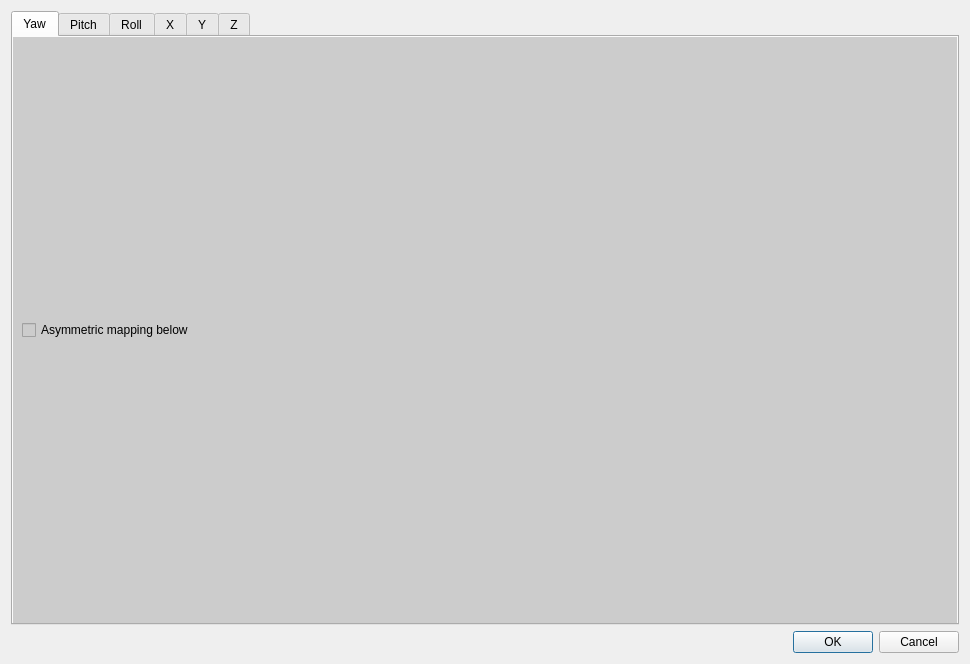
<?xml version="1.0" encoding="UTF-8"?>
<ui version="4.0">
 <class>UICCurveConfigurationDialog</class>
 <widget class="QWidget" name="UICCurveConfigurationDialog">
  <property name="geometry">
   <rect>
    <x>0</x>
    <y>0</y>
    <width>970</width>
    <height>664</height>
   </rect>
  </property>
  <property name="sizePolicy">
   <sizepolicy hsizetype="Fixed" vsizetype="Fixed">
    <horstretch>0</horstretch>
    <verstretch>0</verstretch>
   </sizepolicy>
  </property>
  <property name="minimumSize">
   <size>
    <width>970</width>
    <height>664</height>
   </size>
  </property>
  <property name="maximumSize">
   <size>
    <width>970</width>
    <height>664</height>
   </size>
  </property>
  <property name="windowTitle">
   <string>Mapping properties</string>
  </property>
  <property name="windowIcon">
   <iconset>
    <normaloff>images/facetracknoir.png</normaloff>images/facetracknoir.png</iconset>
  </property>
  <property name="layoutDirection">
   <enum>Qt::LeftToRight</enum>
  </property>
  <layout class="QVBoxLayout" name="verticalLayout">
   <item>
    <widget class="QTabWidget" name="tabWidget">
     <property name="styleSheet">
      <string notr="true"/>
     </property>
     <property name="tabPosition">
      <enum>QTabWidget::North</enum>
     </property>
     <property name="currentIndex">
      <number>0</number>
     </property>
     <widget class="QWidget" name="tabWidgetPage1">
      <property name="styleSheet">
       <string notr="true">background-color: #ccc;</string>
      </property>
      <attribute name="title">
       <string>Yaw</string>
      </attribute>
      <layout class="QVBoxLayout" name="verticalLayout_2">
       <item>
        <widget class="QFunctionConfigurator" name="rxconfig" native="true">
         <property name="colorBezier" stdset="0">
          <color>
           <red>255</red>
           <green>0</green>
           <blue>0</blue>
          </color>
         </property>
         <property name="colorBackground" stdset="0">
          <color>
           <red>240</red>
           <green>240</green>
           <blue>240</blue>
          </color>
         </property>
        </widget>
       </item>
       <item>
        <widget class="QCheckBox" name="rx_altp">
         <property name="text">
          <string>Asymmetric mapping below</string>
         </property>
        </widget>
       </item>
       <item>
        <widget class="QFunctionConfigurator" name="rxconfig_alt" native="true">
         <property name="colorBezier" stdset="0">
          <color>
           <red>255</red>
           <green>0</green>
           <blue>0</blue>
          </color>
         </property>
         <property name="colorBackground" stdset="0">
          <color>
           <red>255</red>
           <green>255</green>
           <blue>255</blue>
          </color>
         </property>
        </widget>
       </item>
      </layout>
     </widget>
     <widget class="QWidget" name="tabWidgetPage2">
      <property name="styleSheet">
       <string notr="true">background-color: #ccc;</string>
      </property>
      <attribute name="title">
       <string>Pitch</string>
      </attribute>
      <layout class="QVBoxLayout" name="verticalLayout_3">
       <item>
        <widget class="QFunctionConfigurator" name="ryconfig" native="true">
         <property name="colorBezier" stdset="0">
          <color>
           <red>0</red>
           <green>255</green>
           <blue>0</blue>
          </color>
         </property>
         <property name="colorBackground" stdset="0">
          <color>
           <red>240</red>
           <green>240</green>
           <blue>240</blue>
          </color>
         </property>
        </widget>
       </item>
       <item>
        <widget class="QCheckBox" name="ry_altp">
         <property name="text">
          <string>Asymmetric mapping below</string>
         </property>
        </widget>
       </item>
       <item>
        <widget class="QFunctionConfigurator" name="ryconfig_alt" native="true">
         <property name="colorBezier" stdset="0">
          <color>
           <red>0</red>
           <green>255</green>
           <blue>0</blue>
          </color>
         </property>
         <property name="colorBackground" stdset="0">
          <color>
           <red>240</red>
           <green>240</green>
           <blue>240</blue>
          </color>
         </property>
        </widget>
       </item>
      </layout>
     </widget>
     <widget class="QWidget" name="tabWidgetPage3">
      <property name="styleSheet">
       <string notr="true">background-color: #ccc;</string>
      </property>
      <attribute name="title">
       <string>Roll</string>
      </attribute>
      <layout class="QVBoxLayout" name="verticalLayout_4">
       <item>
        <widget class="QFunctionConfigurator" name="rzconfig" native="true">
         <property name="colorBezier" stdset="0">
          <color>
           <red>0</red>
           <green>0</green>
           <blue>255</blue>
          </color>
         </property>
         <property name="colorBackground" stdset="0">
          <color>
           <red>240</red>
           <green>240</green>
           <blue>240</blue>
          </color>
         </property>
        </widget>
       </item>
       <item>
        <widget class="QCheckBox" name="rz_altp">
         <property name="text">
          <string>Asymmetric mapping below</string>
         </property>
        </widget>
       </item>
       <item>
        <widget class="QFunctionConfigurator" name="rzconfig_alt" native="true">
         <property name="colorBezier" stdset="0">
          <color>
           <red>0</red>
           <green>0</green>
           <blue>255</blue>
          </color>
         </property>
         <property name="colorBackground" stdset="0">
          <color>
           <red>240</red>
           <green>240</green>
           <blue>240</blue>
          </color>
         </property>
        </widget>
       </item>
      </layout>
     </widget>
     <widget class="QWidget" name="tabWidgetPage4">
      <property name="styleSheet">
       <string notr="true">background-color: #ccc;</string>
      </property>
      <attribute name="title">
       <string>X</string>
      </attribute>
      <layout class="QVBoxLayout" name="verticalLayout_5">
       <item>
        <widget class="QFunctionConfigurator" name="txconfig" native="true">
         <property name="colorBezier" stdset="0">
          <color>
           <red>255</red>
           <green>0</green>
           <blue>255</blue>
          </color>
         </property>
         <property name="colorBackground" stdset="0">
          <color>
           <red>240</red>
           <green>240</green>
           <blue>240</blue>
          </color>
         </property>
        </widget>
       </item>
       <item>
        <widget class="QCheckBox" name="tx_altp">
         <property name="text">
          <string>Asymmetric mapping below</string>
         </property>
        </widget>
       </item>
       <item>
        <widget class="QFunctionConfigurator" name="txconfig_alt" native="true">
         <property name="colorBezier" stdset="0">
          <color>
           <red>255</red>
           <green>0</green>
           <blue>255</blue>
          </color>
         </property>
         <property name="colorBackground" stdset="0">
          <color>
           <red>240</red>
           <green>240</green>
           <blue>240</blue>
          </color>
         </property>
        </widget>
       </item>
      </layout>
     </widget>
     <widget class="QWidget" name="tabWidgetPage5">
      <property name="styleSheet">
       <string notr="true">background-color: #ccc;</string>
      </property>
      <attribute name="title">
       <string>Y</string>
      </attribute>
      <layout class="QVBoxLayout" name="verticalLayout_6">
       <item>
        <widget class="QFunctionConfigurator" name="tyconfig" native="true">
         <property name="colorBezier" stdset="0">
          <color>
           <red>255</red>
           <green>255</green>
           <blue>0</blue>
          </color>
         </property>
         <property name="colorBackground" stdset="0">
          <color>
           <red>240</red>
           <green>240</green>
           <blue>240</blue>
          </color>
         </property>
        </widget>
       </item>
       <item>
        <widget class="QCheckBox" name="ty_altp">
         <property name="text">
          <string>Asymmetric mapping below</string>
         </property>
        </widget>
       </item>
       <item>
        <widget class="QFunctionConfigurator" name="tyconfig_alt" native="true">
         <property name="colorBezier" stdset="0">
          <color>
           <red>255</red>
           <green>255</green>
           <blue>0</blue>
          </color>
         </property>
         <property name="colorBackground" stdset="0">
          <color>
           <red>240</red>
           <green>240</green>
           <blue>240</blue>
          </color>
         </property>
        </widget>
       </item>
      </layout>
     </widget>
     <widget class="QWidget" name="tabWidgetPage6">
      <property name="styleSheet">
       <string notr="true">background-color: #ccc;</string>
      </property>
      <attribute name="title">
       <string>Z</string>
      </attribute>
      <layout class="QVBoxLayout" name="verticalLayout_7">
       <item>
        <widget class="QFunctionConfigurator" name="tzconfig" native="true">
         <property name="colorBezier" stdset="0">
          <color>
           <red>0</red>
           <green>255</green>
           <blue>255</blue>
          </color>
         </property>
         <property name="colorBackground" stdset="0">
          <color>
           <red>240</red>
           <green>240</green>
           <blue>240</blue>
          </color>
         </property>
        </widget>
       </item>
       <item>
        <widget class="QCheckBox" name="tz_altp">
         <property name="text">
          <string>Asymmetric mapping below</string>
         </property>
        </widget>
       </item>
       <item>
        <widget class="QFunctionConfigurator" name="tzconfig_alt" native="true">
         <property name="colorBezier" stdset="0">
          <color>
           <red>0</red>
           <green>255</green>
           <blue>255</blue>
          </color>
         </property>
         <property name="colorBackground" stdset="0">
          <color>
           <red>240</red>
           <green>240</green>
           <blue>240</blue>
          </color>
         </property>
        </widget>
       </item>
      </layout>
     </widget>
    </widget>
   </item>
   <item>
    <widget class="QDialogButtonBox" name="buttonBox">
     <property name="standardButtons">
      <set>QDialogButtonBox::Cancel|QDialogButtonBox::Ok</set>
     </property>
    </widget>
   </item>
  </layout>
 </widget>
 <customwidgets>
  <customwidget>
   <class>QFunctionConfigurator</class>
   <extends>QWidget</extends>
   <header>spline-widget/qfunctionconfigurator.h</header>
  </customwidget>
 </customwidgets>
 <tabstops>
  <tabstop>ry_altp</tabstop>
  <tabstop>rz_altp</tabstop>
  <tabstop>tx_altp</tabstop>
  <tabstop>ty_altp</tabstop>
  <tabstop>tz_altp</tabstop>
  <tabstop>tabWidget</tabstop>
  <tabstop>buttonBox</tabstop>
  <tabstop>rx_altp</tabstop>
 </tabstops>
 <resources/>
 <connections/>
 <slots>
  <slot>startEngineClicked()</slot>
  <slot>stopEngineClicked()</slot>
  <slot>cameraSettingsClicked()</slot>
 </slots>
</ui>
